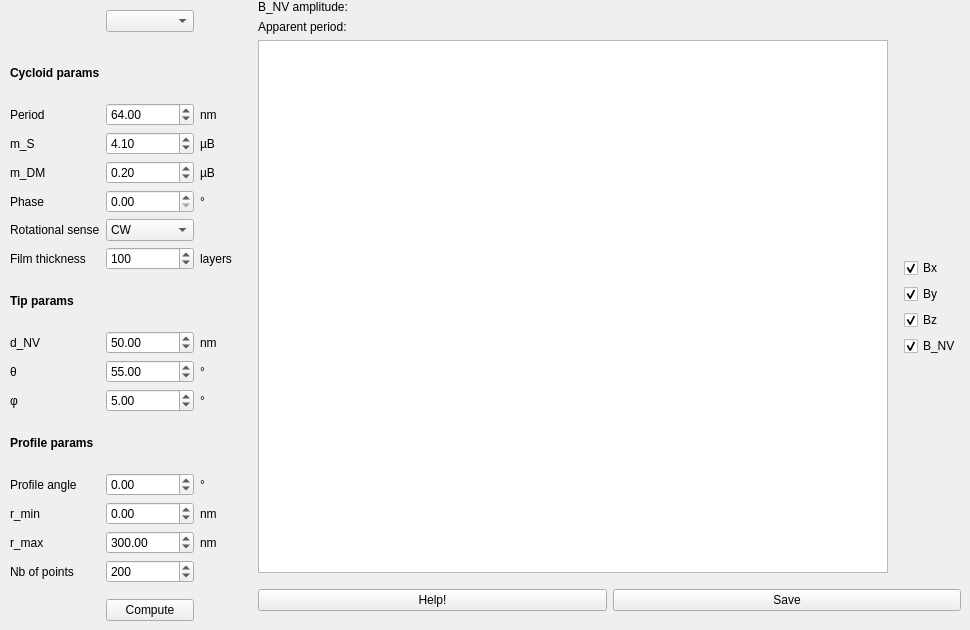
    <widget class="QWidget" name="tab_4">
     <attribute name="title">
      <string>111, type 1, P ip</string>
     </attribute>
     <widget class="QWidget" name="horizontalLayoutWidget_6">
      <property name="geometry">
       <rect>
        <x>0</x>
        <y>0</y>
        <width>961</width>
        <height>621</height>
       </rect>
      </property>
      <layout class="QHBoxLayout" name="horizontalLayout_10">
       <property name="leftMargin">
        <number>0</number>
       </property>
       <item>
        <layout class="QGridLayout" name="gridLayout_6">
         <property name="leftMargin">
          <number>10</number>
         </property>
         <property name="topMargin">
          <number>10</number>
         </property>
         <property name="rightMargin">
          <number>10</number>
         </property>
         <item row="10" column="0">
          <widget class="QLabel" name="label_104">
           <property name="font">
            <font>
             <weight>75</weight>
             <bold>true</bold>
            </font>
           </property>
           <property name="text">
            <string>Tip params</string>
           </property>
          </widget>
         </item>
         <item row="21" column="1">
          <widget class="QPushButton" name="compute_111_ip_pushButton">
           <property name="text">
            <string>Compute</string>
           </property>
          </widget>
         </item>
         <item row="14" column="0">
          <widget class="QLabel" name="label_94">
           <property name="text">
            <string>φ</string>
           </property>
          </widget>
         </item>
         <item row="17" column="2">
          <widget class="QLabel" name="label_107">
           <property name="text">
            <string>nm</string>
           </property>
          </widget>
         </item>
         <item row="4" column="0">
          <widget class="QLabel" name="label_102">
           <property name="text">
            <string>Period</string>
           </property>
          </widget>
         </item>
         <item row="11" column="1">
          <widget class="QDoubleSpinBox" name="dNV_111_ip_doubleSpinBox">
           <property name="locale">
            <locale language="English" country="UnitedStates"/>
           </property>
           <property name="maximum">
            <double>999.990000000000009</double>
           </property>
           <property name="value">
            <double>50.000000000000000</double>
           </property>
          </widget>
         </item>
         <item row="16" column="2">
          <widget class="QLabel" name="label_108">
           <property name="text">
            <string>°</string>
           </property>
          </widget>
         </item>
         <item row="7" column="1">
          <widget class="QDoubleSpinBox" name="phase_111_ip_doubleSpinBox"/>
         </item>
         <item row="14" column="2">
          <widget class="QLabel" name="label_103">
           <property name="text">
            <string>°</string>
           </property>
          </widget>
         </item>
         <item row="11" column="0">
          <widget class="QLabel" name="label_100">
           <property name="text">
            <string>d_NV</string>
           </property>
          </widget>
         </item>
         <item row="18" column="1">
          <widget class="QDoubleSpinBox" name="xmax_111_ip_doubleSpinBox">
           <property name="locale">
            <locale language="English" country="UnitedStates"/>
           </property>
           <property name="minimum">
            <double>-999999.000000000000000</double>
           </property>
           <property name="maximum">
            <double>999999.989999999990687</double>
           </property>
           <property name="value">
            <double>300.000000000000000</double>
           </property>
          </widget>
         </item>
         <item row="14" column="1">
          <widget class="QDoubleSpinBox" name="phi_111_ip_doubleSpinBox">
           <property name="locale">
            <locale language="English" country="UnitedStates"/>
           </property>
           <property name="minimum">
            <double>-360.000000000000000</double>
           </property>
           <property name="maximum">
            <double>360.000000000000000</double>
           </property>
           <property name="value">
            <double>5.000000000000000</double>
           </property>
          </widget>
         </item>
         <item row="16" column="0">
          <widget class="QLabel" name="label_97">
           <property name="text">
            <string>Profile angle</string>
           </property>
          </widget>
         </item>
         <item row="19" column="0">
          <widget class="QLabel" name="label_106">
           <property name="text">
            <string>Nb of points</string>
           </property>
          </widget>
         </item>
         <item row="19" column="1">
          <widget class="QSpinBox" name="nb_pts_111_ip_spinBox">
           <property name="locale">
            <locale language="English" country="UnitedStates"/>
           </property>
           <property name="maximum">
            <number>5000</number>
           </property>
           <property name="value">
            <number>200</number>
           </property>
          </widget>
         </item>
         <item row="15" column="0">
          <widget class="QLabel" name="label_91">
           <property name="font">
            <font>
             <weight>75</weight>
             <bold>true</bold>
            </font>
           </property>
           <property name="text">
            <string>Profile params</string>
           </property>
          </widget>
         </item>
         <item row="18" column="0">
          <widget class="QLabel" name="label_99">
           <property name="text">
            <string>r_max</string>
           </property>
          </widget>
         </item>
         <item row="17" column="1">
          <widget class="QDoubleSpinBox" name="xmin_111_ip_doubleSpinBox">
           <property name="locale">
            <locale language="English" country="UnitedStates"/>
           </property>
           <property name="minimum">
            <double>-999999.000000000000000</double>
           </property>
           <property name="maximum">
            <double>999999.989999999990687</double>
           </property>
          </widget>
         </item>
         <item row="9" column="2">
          <widget class="QLabel" name="label_93">
           <property name="text">
            <string>layers</string>
           </property>
          </widget>
         </item>
         <item row="17" column="0">
          <widget class="QLabel" name="label_109">
           <property name="text">
            <string>r_min</string>
           </property>
          </widget>
         </item>
         <item row="9" column="1">
          <widget class="QSpinBox" name="t_111_ip_spinBox">
           <property name="locale">
            <locale language="English" country="UnitedStates"/>
           </property>
           <property name="maximum">
            <number>999999</number>
           </property>
           <property name="value">
            <number>100</number>
           </property>
           <property name="displayIntegerBase">
            <number>10</number>
           </property>
          </widget>
         </item>
         <item row="20" column="1">
          <spacer name="verticalSpacer_18">
           <property name="orientation">
            <enum>Qt::Vertical</enum>
           </property>
           <property name="sizeType">
            <enum>QSizePolicy::Fixed</enum>
           </property>
           <property name="sizeHint" stdset="0">
            <size>
             <width>20</width>
             <height>10</height>
            </size>
           </property>
          </spacer>
         </item>
         <item row="4" column="1">
          <widget class="QDoubleSpinBox" name="period_111_ip_doubleSpinBox">
           <property name="locale">
            <locale language="English" country="UnitedStates"/>
           </property>
           <property name="decimals">
            <number>2</number>
           </property>
           <property name="maximum">
            <double>9999.989999999999782</double>
           </property>
           <property name="value">
            <double>64.000000000000000</double>
           </property>
          </widget>
         </item>
         <item row="9" column="0">
          <widget class="QLabel" name="label_111">
           <property name="text">
            <string>Film thickness</string>
           </property>
          </widget>
         </item>
         <item row="7" column="0">
          <widget class="QLabel" name="label_114">
           <property name="text">
            <string>Phase</string>
           </property>
          </widget>
         </item>
         <item row="0" column="1">
          <widget class="QComboBox" name="k_111_ip_comboBox"/>
         </item>
         <item row="6" column="0">
          <widget class="QLabel" name="label_113">
           <property name="text">
            <string>m_DM</string>
           </property>
          </widget>
         </item>
         <item row="8" column="0">
          <widget class="QLabel" name="label_115">
           <property name="text">
            <string>Rotational sense</string>
           </property>
          </widget>
         </item>
         <item row="12" column="2">
          <widget class="QLabel" name="label_112">
           <property name="text">
            <string>°</string>
           </property>
          </widget>
         </item>
         <item row="5" column="0">
          <widget class="QLabel" name="label_101">
           <property name="text">
            <string>m_S</string>
           </property>
          </widget>
         </item>
         <item row="6" column="1">
          <widget class="QDoubleSpinBox" name="mDM_111_ip_doubleSpinBox">
           <property name="locale">
            <locale language="English" country="UnitedStates"/>
           </property>
           <property name="value">
            <double>0.200000000000000</double>
           </property>
          </widget>
         </item>
         <item row="8" column="1">
          <widget class="QComboBox" name="rot_sense_111_ip_comboBox">
           <item>
            <property name="text">
             <string>CW</string>
            </property>
           </item>
           <item>
            <property name="text">
             <string>CCW</string>
            </property>
           </item>
          </widget>
         </item>
         <item row="5" column="1">
          <widget class="QDoubleSpinBox" name="mS_111_ip_doubleSpinBox">
           <property name="locale">
            <locale language="English" country="UnitedStates"/>
           </property>
           <property name="value">
            <double>4.100000000000000</double>
           </property>
          </widget>
         </item>
         <item row="7" column="2">
          <widget class="QLabel" name="label_117">
           <property name="text">
            <string>°</string>
           </property>
          </widget>
         </item>
         <item row="6" column="2">
          <widget class="QLabel" name="label_116">
           <property name="text">
            <string>µB</string>
           </property>
          </widget>
         </item>
         <item row="4" column="2">
          <widget class="QLabel" name="label_92">
           <property name="text">
            <string>nm</string>
           </property>
          </widget>
         </item>
         <item row="5" column="2">
          <widget class="QLabel" name="label_95">
           <property name="text">
            <string>µB</string>
           </property>
          </widget>
         </item>
         <item row="16" column="1">
          <widget class="QDoubleSpinBox" name="prof_111_ip_doubleSpinBox">
           <property name="locale">
            <locale language="English" country="UnitedStates"/>
           </property>
           <property name="minimum">
            <double>-360.000000000000000</double>
           </property>
           <property name="maximum">
            <double>360.000000000000000</double>
           </property>
           <property name="value">
            <double>0.000000000000000</double>
           </property>
          </widget>
         </item>
         <item row="18" column="2">
          <widget class="QLabel" name="label_96">
           <property name="text">
            <string>nm</string>
           </property>
          </widget>
         </item>
         <item row="2" column="0">
          <widget class="QLabel" name="label_105">
           <property name="font">
            <font>
             <weight>75</weight>
             <bold>true</bold>
            </font>
           </property>
           <property name="text">
            <string>Cycloid params</string>
           </property>
          </widget>
         </item>
         <item row="12" column="1">
          <widget class="QDoubleSpinBox" name="theta_111_ip_doubleSpinBox">
           <property name="locale">
            <locale language="English" country="UnitedStates"/>
           </property>
           <property name="minimum">
            <double>-360.000000000000000</double>
           </property>
           <property name="maximum">
            <double>360.000000000000000</double>
           </property>
           <property name="value">
            <double>55.000000000000000</double>
           </property>
          </widget>
         </item>
         <item row="12" column="0">
          <widget class="QLabel" name="label_110">
           <property name="text">
            <string>θ</string>
           </property>
          </widget>
         </item>
         <item row="11" column="2">
          <widget class="QLabel" name="label_98">
           <property name="text">
            <string>nm</string>
           </property>
          </widget>
         </item>
         <item row="1" column="1">
          <spacer name="verticalSpacer_3">
           <property name="orientation">
            <enum>Qt::Vertical</enum>
           </property>
           <property name="sizeType">
            <enum>QSizePolicy::Fixed</enum>
           </property>
           <property name="sizeHint" stdset="0">
            <size>
             <width>20</width>
             <height>10</height>
            </size>
           </property>
          </spacer>
         </item>
        </layout>
       </item>
       <item>
        <layout class="QVBoxLayout" name="verticalLayout_7">
         <property name="leftMargin">
          <number>10</number>
         </property>
         <property name="bottomMargin">
          <number>10</number>
         </property>
         <item>
          <widget class="QLabel" name="ampl_111_ip_label">
           <property name="locale">
            <locale language="English" country="UnitedStates"/>
           </property>
           <property name="text">
            <string>B_NV amplitude:</string>
           </property>
          </widget>
         </item>
         <item>
          <widget class="QLabel" name="period_111_ip_label">
           <property name="locale">
            <locale language="English" country="UnitedStates"/>
           </property>
           <property name="text">
            <string>Apparent period:</string>
           </property>
          </widget>
         </item>
         <item>
          <layout class="QHBoxLayout" name="horizontalLayout_11">
           <item>
            <widget class="PlotWidget" name="type1_111_ip_graphicsView"/>
           </item>
           <item>
            <layout class="QVBoxLayout" name="verticalLayout_8">
             <property name="leftMargin">
              <number>10</number>
             </property>
             <item>
              <spacer name="verticalSpacer_19">
               <property name="orientation">
                <enum>Qt::Vertical</enum>
               </property>
               <property name="sizeHint" stdset="0">
                <size>
                 <width>20</width>
                 <height>40</height>
                </size>
               </property>
              </spacer>
             </item>
             <item>
              <widget class="QCheckBox" name="Bx_111_ip_checkBox">
               <property name="text">
                <string>Bx</string>
               </property>
               <property name="checked">
                <bool>true</bool>
               </property>
              </widget>
             </item>
             <item>
              <widget class="QCheckBox" name="By_111_ip_checkBox">
               <property name="text">
                <string>By</string>
               </property>
               <property name="checked">
                <bool>true</bool>
               </property>
              </widget>
             </item>
             <item>
              <widget class="QCheckBox" name="Bz_111_ip_checkBox">
               <property name="text">
                <string>Bz</string>
               </property>
               <property name="checked">
                <bool>true</bool>
               </property>
              </widget>
             </item>
             <item>
              <widget class="QCheckBox" name="BNV_111_ip_checkBox">
               <property name="text">
                <string>B_NV</string>
               </property>
               <property name="checked">
                <bool>true</bool>
               </property>
              </widget>
             </item>
             <item>
              <spacer name="verticalSpacer_20">
               <property name="orientation">
                <enum>Qt::Vertical</enum>
               </property>
               <property name="sizeHint" stdset="0">
                <size>
                 <width>20</width>
                 <height>40</height>
                </size>
               </property>
              </spacer>
             </item>
            </layout>
           </item>
          </layout>
         </item>
         <item>
          <layout class="QHBoxLayout" name="horizontalLayout_12">
           <property name="topMargin">
            <number>10</number>
           </property>
           <item>
            <widget class="QPushButton" name="help_111_ip_pushButton">
             <property name="text">
              <string>Help!</string>
             </property>
            </widget>
           </item>
           <item>
            <widget class="QPushButton" name="save_111_ip_pushButton">
             <property name="text">
              <string>Save</string>
             </property>
            </widget>
           </item>
          </layout>
         </item>
        </layout>
       </item>
      </layout>
     </widget>
    </widget>
